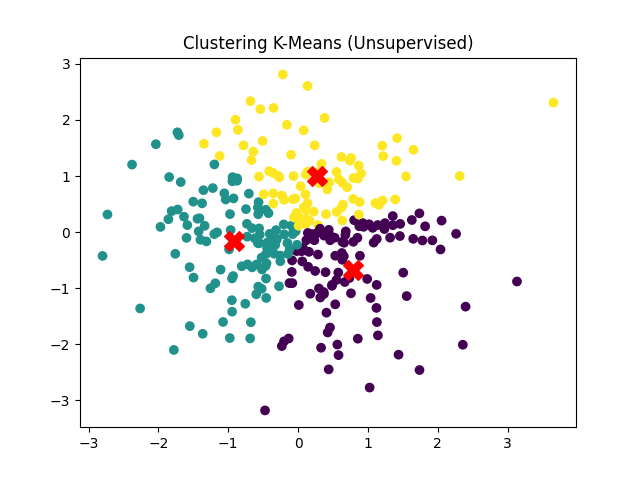

Recreate this plot in Python.
import matplotlib.pyplot as plt
import numpy as np
from sklearn.cluster import KMeans
from sklearn.preprocessing import StandardScaler # Per lo Scaling

# 1. GENERAZIONE DATI (Creazione della variabile X)
# Creiamo 300 punti casuali in uno spazio 2D
X = np.random.randn(300, 2) 

# 2. PREPROCESS - Scaling
# Lo scaling è fondamentale per il KMeans perché si basa sulla distanza euclidea
scaler = StandardScaler()
X_scaled = scaler.fit_transform(X)  # Applichiamo il scaler ai dati

# 3. MODELLO
model = KMeans(n_clusters=3,        # Crea un modello con 3 cluster
               random_state=42)     # 42 serve per rendere il risultato ripetibile
clusters = model.fit_predict(X_scaled)  # Applichiamo il modello ai dati scalati
                                        # Niente etichette y! è unsupervised learning
# 4. VISUALIZZAZIONE
# Recuperiamo i centri dei cluster (centroidi)
centers = model.cluster_centers_

plt.scatter(X_scaled[:, 0], X_scaled[:, 1], c=clusters, cmap='viridis') # Visualizza i punti colorati in base al cluster assegnato
plt.scatter(centers[:, 0], centers[:, 1], c='red', marker='X', s=200, label='Centroidi')    # Mostra i centroidi dei cluster con una X rossa
plt.title("Clustering K-Means (Unsupervised)")
plt.show()
